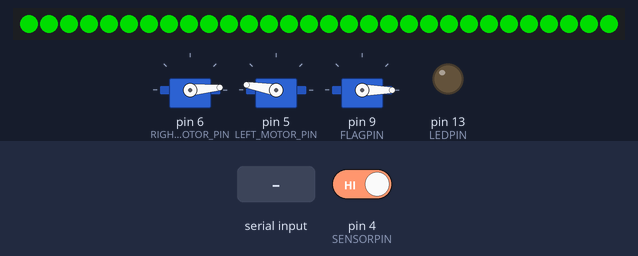
A sketch run on a simulated Arduino Uno, built with avr-gcc and run on an emulated ATmega328P. On the bench: 30 RGB LEDs in strip order, left to right, 3 × servo, output pins drawn as LEDs (lit = HIGH). The inputs (shaded band) are chosen by the test bench; at power-on: pin 4 (SENSORPIN) HIGH. Dim RGB values are drawn brighter than linear.

Above: at 2.8 s.
2.9 s: "1" received over Serial
At 4.1 s:
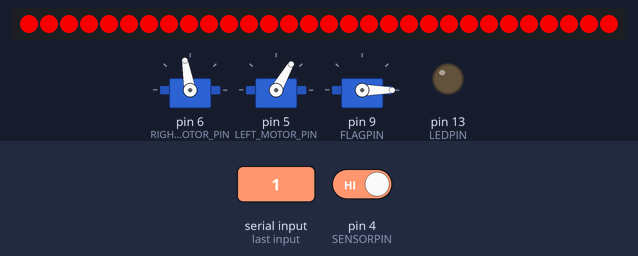
4.5 s: "2" received over Serial
At 5.4 s:
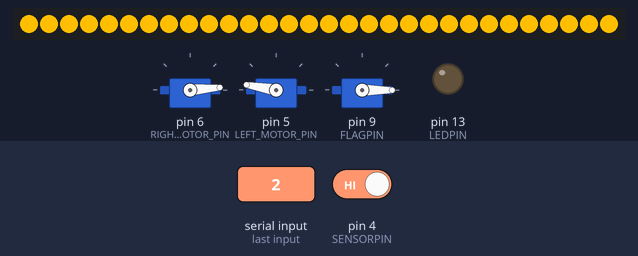
6.1 s: "3" received over Serial
At 6.7 s:
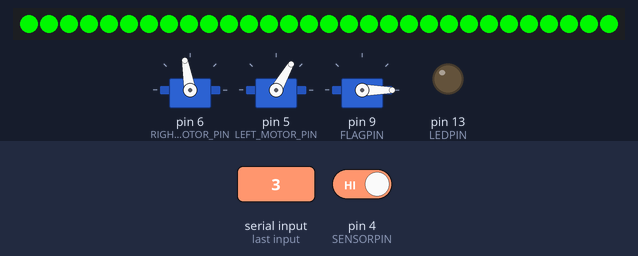
7.7 s: pin 4 (SENSORPIN) driven LOW
At 8.9 s:
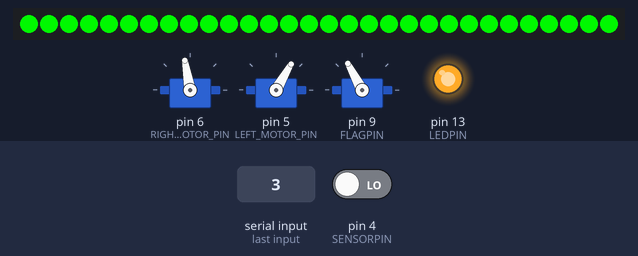
9.2 s: "2" received over Serial
At 10.1 s:
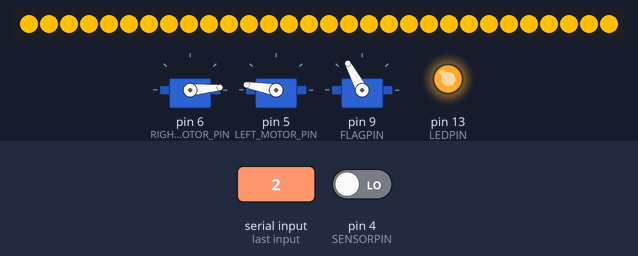
10.8 s: pin 4 (SENSORPIN) driven HIGH
At 15.25 s:
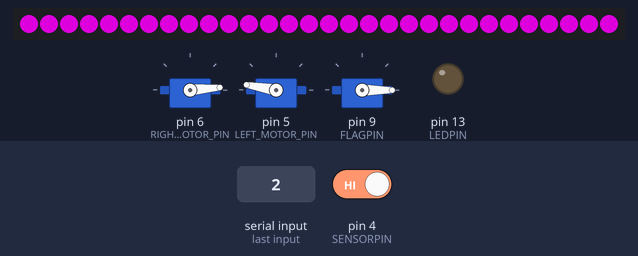
Timing chart, 0 to 16.5 s (numbered marks = the images above; inputs shaded):
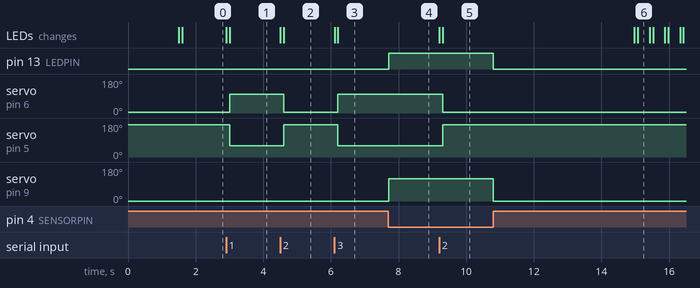

Measured:
- after the input at 2.9 s, servo on pin 6 (RIGHT_MOTOR_PIN): 5° → 100° after 0.10 s; servo on pin 5 (LEFT_MOTOR_PIN): 170° → 60° after 0.10 s; the LEDs: first change at once (image 1 shows a later state)
- after the input at 4.5 s, servo on pin 6 (RIGHT_MOTOR_PIN): 100° → 5° after 0.10 s; servo on pin 5 (LEFT_MOTOR_PIN): 60° → 170° after 0.10 s; the LEDs: first change at once (image 2 shows a later state)
- after the input at 6.1 s, servo on pin 6 (RIGHT_MOTOR_PIN): 5° → 100° after 0.11 s; servo on pin 5 (LEFT_MOTOR_PIN): 170° → 60° after 0.11 s; the LEDs: first change at once (image 3 shows a later state)
- after the input at 7.7 s, pin 13 (LEDPIN): LOW → HIGH at once; servo on pin 9 (FLAGPIN): 0° → 118° at once
- after the input at 9.2 s, servo on pin 6 (RIGHT_MOTOR_PIN): 100° → 5° after 0.10 s; servo on pin 5 (LEFT_MOTOR_PIN): 60° → 170° after 0.10 s; the LEDs: first change at once (image 5 shows a later state)
- after the input at 10.8 s, pin 13 (LEDPIN): HIGH → LOW at once; servo on pin 9 (FLAGPIN): 118° → 0° at once

The sketch:

po_box.ino
```cpp
#include <Servo.h>
#include <Adafruit_NeoPixel.h>

#define LEDSTRIPPIN 3
#define NUMPIXELS 30

#define LEDPIN 13
#define SENSORPIN 4
#define FLAGPIN 9

#define FLAG_UP 118

#define LEFT_MOTOR_PIN 5
#define RIGHT_MOTOR_PIN 6
#define RIGHT_MOTOR_CLOSED 5
#define RIGHT_MOTOR_OPEN 100
#define LEFT_MOTOR_CLOSED 170
#define LEFT_MOTOR_OPEN 60

Adafruit_NeoPixel pixels(NUMPIXELS, LEDSTRIPPIN, NEO_GRB + NEO_KHZ800);
#define COLOR_DELAYVAL 2

Servo left_motor;
Servo right_motor;

int sensorState = 0, lastState=0;         // variable for reading the pushbutton status
int flagPosition;
int counter = 0;
Servo flag;

char message;

boolean startCloseDown = false;
int closeDownCounter = 0;

void setup() {
  // initialize the LED pin as an output:
  pinMode(LEDPIN, OUTPUT);
  // initialize the sensor pin as an input:
  pinMode(SENSORPIN, INPUT);
  digitalWrite(SENSORPIN, HIGH); // turn on the pullup

  pixels.begin();

  Serial.begin(9600);

  flagPosition = 6;

  closeBox();

  // GREEN for Available Box
  setColorOfStrip(0,150,0);
}

void loop(){
  sensorState = digitalRead(SENSORPIN);

  if (Serial.available())
  {
    message = Serial.read();

    switch(message) {
      case '1':
        // RED, RESERVED BOX
        setColorOfStrip(230, 0, 0);
        openBox();
        break;
      case '2':
        // ORANGE, DELIVERED PACKAGE
        setColorOfStrip(255,191,0);
        closeBox();
        break;
      case '3':
        // GREEN, PICKING UP PACKAGE
        setColorOfStrip(0, 230, 0);
        openBox();
        startCloseDown = true;
        break;
      default:
        break;
    }
  }

  if (sensorState == LOW) {
      if (flagPosition != FLAG_UP) {
        counter = 0;
        flag.attach(FLAGPIN);
        flag.write(FLAG_UP);
        flagPosition = FLAG_UP;
        digitalWrite(LEDPIN, HIGH);
      }
  }
  else {
      if (flagPosition != 0) {
        counter = 0;
        flag.attach(FLAGPIN);
        flag.write(0);
        flagPosition = 0;
        digitalWrite(LEDPIN, LOW);
      }
  }

  if (startCloseDown) {
    closeDownCounter ++;
    if (closeDownCounter > 2800) {
      startCloseDown = false;
      closeDownCounter = 0;

      int closeDelay = 350;

      setColorOfStrip(150, 0, 150);
      delay(closeDelay);
      setColorOfStrip(221, 150, 242);
      delay(closeDelay);
      setColorOfStrip(150, 0, 150);
      delay(closeDelay);
      setColorOfStrip(221, 150, 242);
      delay(closeDelay);
      setColorOfStrip(150, 0, 150);
      delay(closeDelay);
      setColorOfStrip(221, 150, 242);
      delay(closeDelay);
      setColorOfStrip(150, 0, 150);
      delay(closeDelay);
      setColorOfStrip(221, 150, 242);
      delay(closeDelay);

      closeBox();

      setColorOfStrip(0, 150, 0);
    }
  }

  if (counter > 600) {
    flag.detach();
    counter = 0;
  }
  counter ++;

  delay(2);
}

void closeBox() {
  right_motor.attach(RIGHT_MOTOR_PIN);
  left_motor.attach(LEFT_MOTOR_PIN);

  right_motor.write(RIGHT_MOTOR_CLOSED);
  left_motor.write(LEFT_MOTOR_CLOSED);
  delay(1500);

  right_motor.detach();
  left_motor.detach();
}

void openBox() {
  right_motor.attach(RIGHT_MOTOR_PIN);
  left_motor.attach(LEFT_MOTOR_PIN);

  right_motor.write(RIGHT_MOTOR_OPEN);
  left_motor.write(LEFT_MOTOR_OPEN);
  delay(1500);
}

void setColorOfStrip(int red, int green, int blue) {
  pixels.clear();

  for(int i=0; i<NUMPIXELS; i++) {

    pixels.setPixelColor(i, pixels.Color(red, green, blue));
    pixels.show();
    delay(COLOR_DELAYVAL);
  }
}
```
